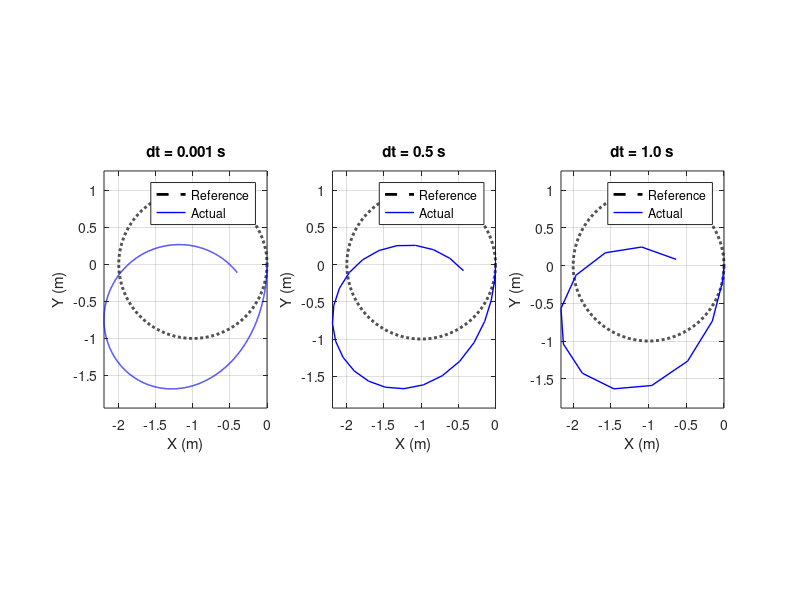

MATLAB code for this plot: (Note: this script raises an error after producing the figure.)
% plot_curvilinear.m
% 논문 Fig.14-16 재현: 원형 궤적 추종 결과

function plot_curvilinear()
clear; clc;
addpath('results');
addpath('core');

R        = 0.2;
v_d      = 0.5;
e_target = 1.0;
Omega    = -v_d / e_target;   % = -0.5 rad/s
T_sim    = 2*pi / abs(Omega); % 원 한 바퀴 주기 ≈ 12.57 s

% 식 (39) 계산에 필요한 파라미터
Ms = 3; mp = 2; l = 0.075; g = 9.81;
Is = (2/3) * Ms * R^2;

%% 목표 원형 궤적 (기하학적 원 공식, phi에 무관)
% 곡률 반경 e_target의 원: 중심 (e_target*(cos(0)-1), 0) = (-e,0) → 반지름 e
t_ref = linspace(0, T_sim, 2000);
x_ref = e_target * (cos(Omega * t_ref) - 1);
y_ref = e_target *  sin(Omega * t_ref);

%% 결과 로드
load('results/results_curv_PD.mat');

%% 플롯
figure('Name', 'Fig.14-16 Circular Trajectory PD', ...
       'Position', [100, 100, 1100, 400]);

titles = {'dt = 0.001 s', 'dt = 0.5 s', 'dt = 1.0 s'};

for i = 1:3
    res  = results_curv_PD(i);
    tout = res.tout;

    dtheta = res.dq(:,1);
    beta   = res.q(:,4);

    % 실제 곡률 반경 e_actual: 식 (39) [매 시점 beta에서 계산]
    % e = R*dtheta^2*(Is - mp*R*l*cos(beta) + R^2*(Ms+mp)) / (mp*g*l*sin(beta))
    e_actual = R .* dtheta.^2 .* (Is - mp*R*l*cos(beta) + R^2*(Ms+mp)) ...
               ./ (mp*g*l*sin(beta) + 1e-10);
    % 수치 발산 방지 (과도 구간 등 beta≈0일 때 e가 비정상적으로 커짐)
    e_actual = max(min(e_actual, 10*e_target), 0.1*e_target);

    % heading angle psi: psi_dot = -R*dtheta/e_actual (식 33)
    psi = cumtrapz(tout, -R * dtheta ./ e_actual);

    % 글로벌 XY 적분
    dx = R * dtheta .* sin(psi);
    dy = -R * dtheta .* cos(psi);

    x = cumtrapz(tout, dx);
    y = cumtrapz(tout, dy);

    subplot(1, 3, i);
    plot(x_ref, y_ref, 'k--', 'LineWidth', 2, 'DisplayName', 'Reference'); hold on;
    plot(x, y,         'b-',  'LineWidth', 1, 'DisplayName', 'Actual');
    xlabel('X (m)'); ylabel('Y (m)');
    title(titles{i});
    legend('Location', 'best'); grid on;
    axis equal;
end

sgtitle('Circular Trajectory Tracking - PD Controller');
end
